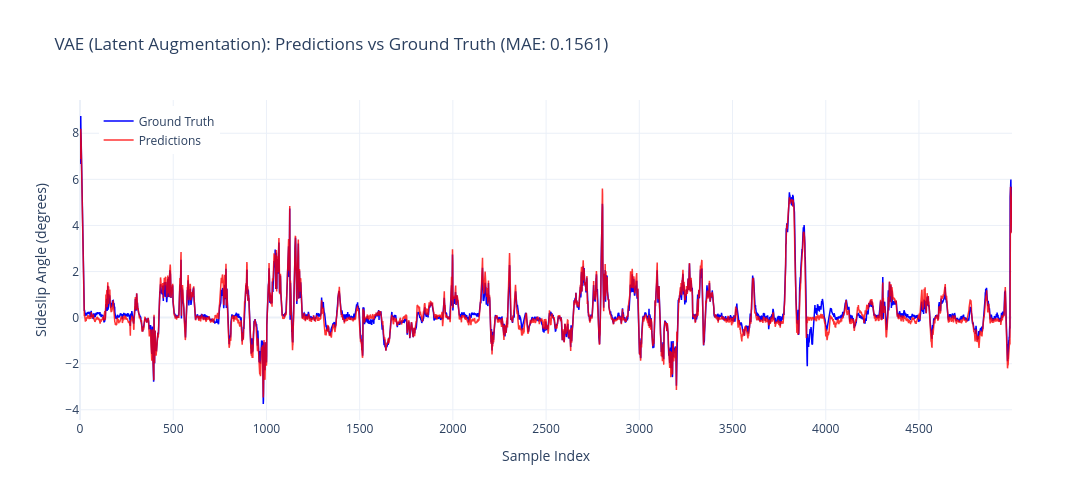

Notebook code for this chart:
### Markdown cell above
## Interactive Predictions vs Ground Truth

### Code cell
# Interactive line plot showing VAE predictions overlaid on ground truth
from utils.visualization import plot_predictions_vs_truth

# Get predictions on validation set
vae.eval()
val_preds_list, val_targets_list = [], []
with torch.no_grad():
    for X, y in val_loader:
        val_preds_list.extend(vae(X.to(device))['y_pred'].cpu().numpy().flatten())
        val_targets_list.extend(y.numpy())

val_preds_arr = np.array(val_preds_list)
val_targets_arr = np.array(val_targets_list)

fig_line = plot_predictions_vs_truth(
    val_preds_arr, val_targets_arr,
    title='VAE (Latent Augmentation): Predictions vs Ground Truth',
    max_samples=5000
)
fig_line.show()

### Figure 1 — Plotly figure (JSON) as saved in the notebook; plotly's stock layout.template omitted (floating-point values rounded to 4 significant figures; data arrays with more than 128 entries replaced by an {"elided": "..."} marker saying what was removed)
{"data": [{"hovertemplate": "Index: %{x}<br>Truth: %{y:.3f}<extra></extra>", "line": {"color": "blue", "width": 1.5}, "mode": "lines", "name": "Ground Truth", "type": "scatter", "y": {"elided": "5000 float values"}}, {"hovertemplate": "Index: %{x}<br>Pred: %{y:.3f}<extra></extra>", "line": {"color": "red", "width": 1.5}, "mode": "lines", "name": "Predictions", "opacity": 0.8, "type": "scatter", "y": {"elided": "5000 float values"}}], "layout": {"height": 500, "hovermode": "x unified", "legend": {"x": 0.02, "y": 0.98}, "title": {"text": "VAE (Latent Augmentation): Predictions vs Ground Truth (MAE: 0.1561)"}, "width": 1200, "xaxis": {"title": {"text": "Sample Index"}}, "yaxis": {"title": {"text": "Sideslip Angle (degrees)"}}}}
